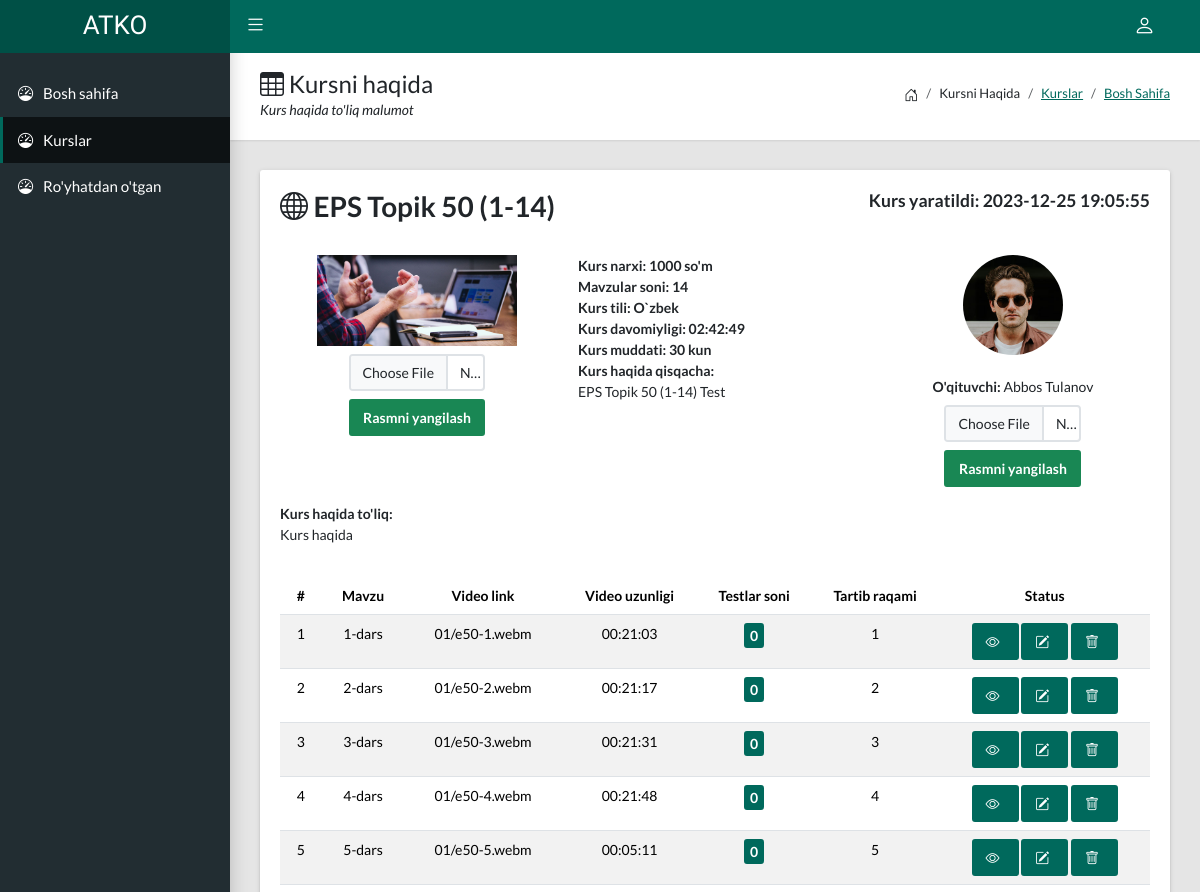
/admin/cours_eye.php?CoursID=1703531155 (signed in, upper part), run on an earlier commit of the app's database.
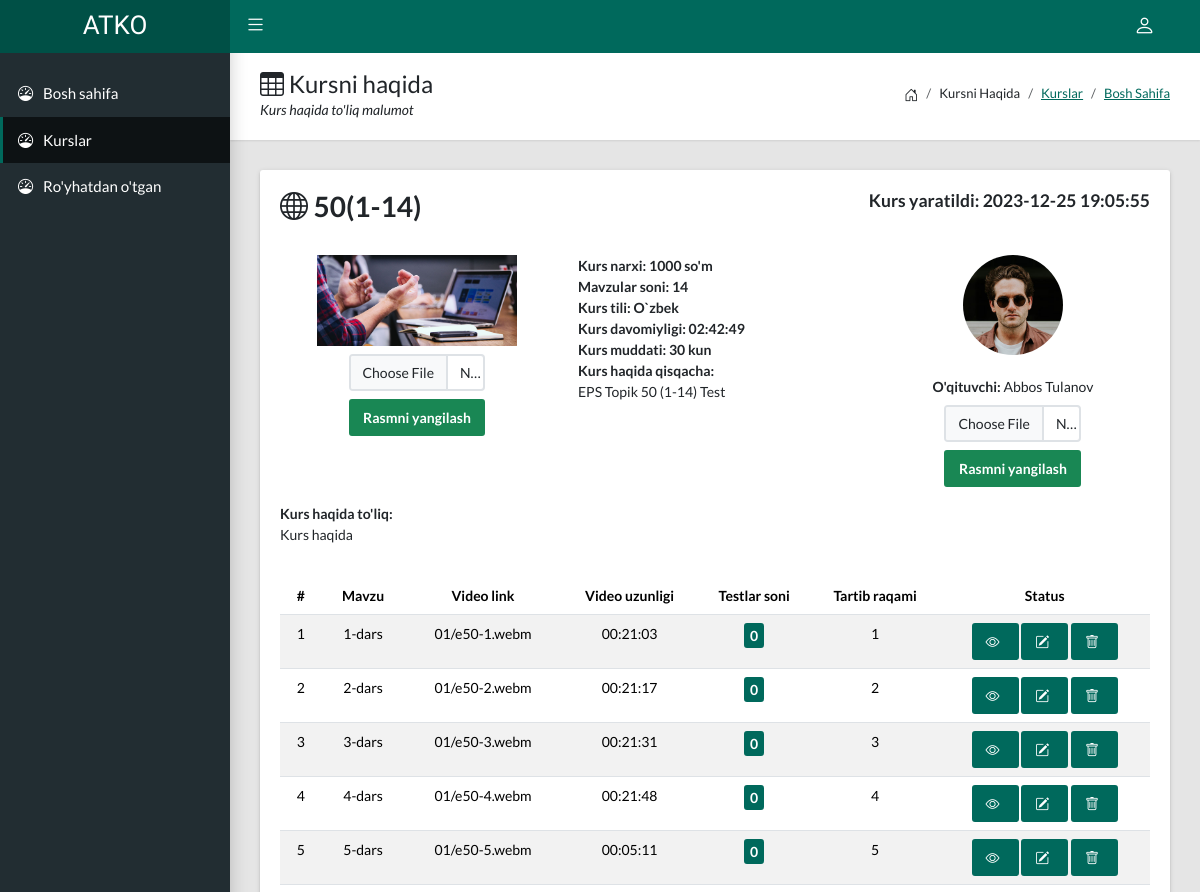
And on a later commit of the database.
### tables this page shows
CREATE TABLE `cours` (
  `id` int(11) NOT NULL,
  `CoursID` varchar(20) NOT NULL,
  `CoursName` varchar(70) NOT NULL,
  `CoursText` varchar(70) NOT NULL,
  `CoursAbout` longtext NOT NULL,
  `CoursPrice` varchar(20) NOT NULL,
  `CoursImage` varchar(120) NOT NULL,
  `CoursMavzu` int(3) NOT NULL,
  `CoursTil` varchar(11) NOT NULL,
  `CoursDavomiy` varchar(8) NOT NULL,
  `CoursTecher` varchar(70) NOT NULL,
  `TecherImage` varchar(120) NOT NULL,
  `Muddat` int(100) NOT NULL,
  `Data` timestamp NOT NULL DEFAULT current_timestamp()
);

### admin/cours_eye.php (the view, shortened to what the changed rows need)
<!DOCTYPE html>
<?php
  include("../config/confige.php");
  $sql = "SELECT * FROM `cours` WHERE `CoursID`='".$_GET['CoursID']."'";
  $res = $conn->query($sql);
  $row = $res->fetch();
?>
<html lang="en">
  <head>
    <link rel="stylesheet" type="text/css" href="css/main.css">
    <link rel="stylesheet" type="text/css" href="https://cdn.jsdelivr.net/npm/bootstrap-icons@1.10.5/font/bootstrap-icons.css">
  </head>
  <body class="app sidebar-mini">
    <main class="app-content">
        <div class="app-title">
            <div>
                <h1><i class="bi bi-table"></i> Kursni haqida</h1>
            </div>
        </div>
        <div class="row">
            <div class="col-md-12">
                <div class="tile">
                    <section class="invoice">
                        <div class="row mb-4">
                            <div class="col-6">
                                <h2 class="page-header"><i class="bi bi-globe"></i> <?php echo $row['CoursName']; ?></h2>
                            </div>
                            <div class="col-6">
                                <h5 class="text-end">Kurs yaratildi: <?php echo $row['Data']; ?></h5>
                            </div>
                        </div>
                        <div class="row invoice-info">
                            <div class="col-lg-4 text-center">
                                <img src="../img/kurs/<?php echo $row['CoursImage']; ?>" style="width:200px">
                                <form action="./connect/cours/cours_image_edet.php?CoursID=<?php echo $_GET['CoursID']; ?>" method="POST" enctype="multipart/form-data">
                                    <input type="file" name="CoursImage" class="form-control w-50 my-2" style="margin: 0 auto;" required>
                                    <button class="btn btn-success w-50" name="EditImageCours">Rasmni yangilash</button>
                                </form>
                            </div>
                            <div class="col-lg-4">
                                <address>
                                    <strong>Kurs narxi: </strong> <b><?php echo $row['CoursPrice']; ?> so'm</b><br>
                                    <strong>Mavzular soni: </strong> <b><?php echo $row['CoursMavzu']; ?></b><br>
                                    <strong>Kurs tili: </strong> <b><?php echo $row['CoursTil']; ?></b><br>
                                    <strong>Kurs davomiyligi: </strong> <b><?php echo $row['CoursDavomiy']; ?></b><br>
                                    <strong>Kurs muddati: </strong> <b><?php echo $row['Muddat']; ?> kun</b><br>
                                    <strong>Kurs haqida qisqacha: </strong> <br>
                                    <p><?php echo $row['CoursText']; ?></p>
                                </address>
                            </div>
                            <div class="col-lg-4 text-center">
                                <b><img src="../img/techer/<?php echo $row['TecherImage']; ?>" style="width:100px;height:100px;border-radius: 50%;"></b><br><br>
                                <b>O'qituvchi: </b><?php echo $row['CoursTecher']; ?><br>
                                <form action="./connect/cours/cours_tech_img_edit.php?CoursID=<?php echo $_GET['CoursID']; ?>" method="post"  enctype="multipart/form-data">
                                </form>
                            </div>
                        </div>
                        <div class="row">
                            <div class="col-12 my-3">
                                <strong>Kurs haqida to'liq: </strong><br>
                                <p><?php echo $row['CoursAbout']; ?></p>
                            </div>
                            <div class="col-12 table-responsive">
                                <table class="table table-striped text-center">
                                    <thead>
                                        <tr>
                                            <th>#</th>
                                            <th>Mavzu</th>
                                            <th>Video link</th>
                                            <th>Video uzunligi</th>
                                            <th>Testlar soni</th>
                                            <th>Tartib raqami</th>
                                            <th>Status</th>
                                        </tr>
                                    </thead>
                                </table>
                            </div>
                        </div>
                    </section>
                </div>
            </div>
        </div>
    </main>
    <link rel="stylesheet" href="https://cdn.datatables.net/v/bs5/dt-1.13.4/datatables.min.css">
  </body>
</html>

What changed in the data, as far as the page shows it:
changed cours "O`zbek": CoursName "EPS Topik 50 (1-14)" → "50(1-14)"
